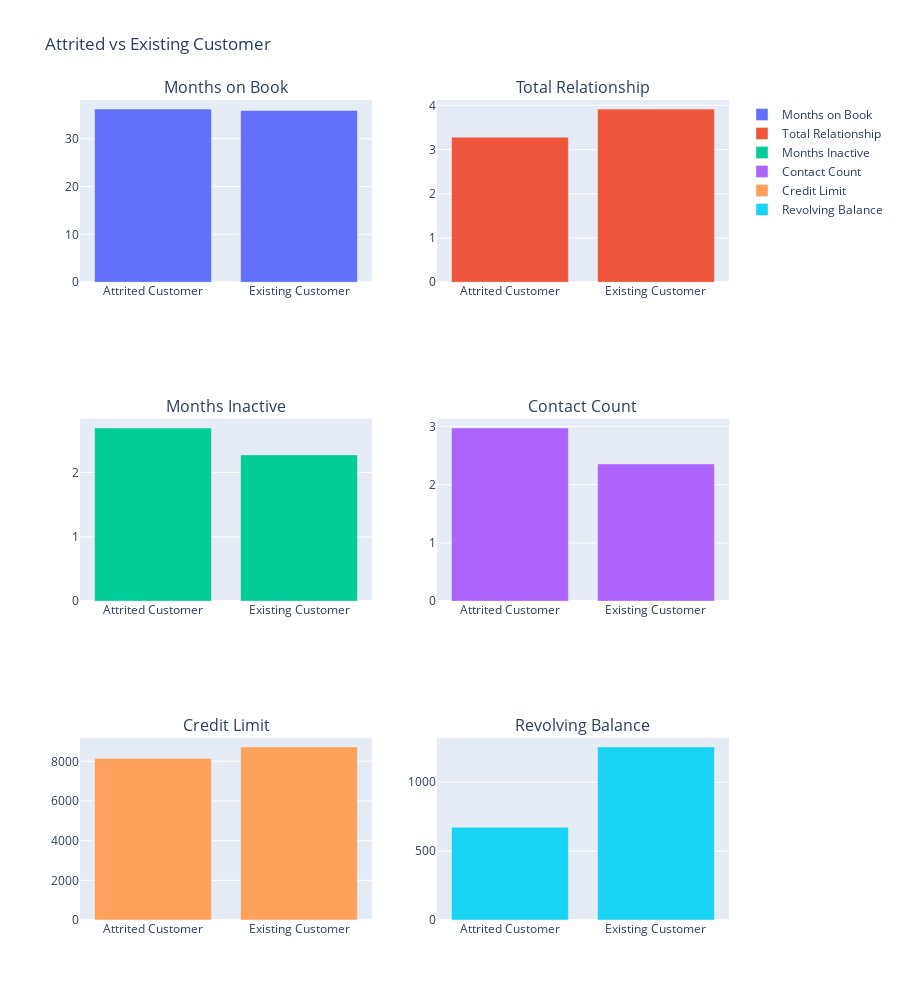

The notebook cell this image was saved under:
### Code cell
custom_aggregation = {}
custom_aggregation["Months_on_book"] = "mean"
custom_aggregation["Total_Relationship_Count"] = "mean"
custom_aggregation["Months_Inactive_12_mon"] = "mean"
custom_aggregation["Contacts_Count_12_mon"] = "mean"
custom_aggregation["Credit_Limit"] = "mean"
custom_aggregation["Total_Revolving_Bal"] = "mean"

data2 = df.groupby("Attrition_Flag").agg(custom_aggregation)
data2['Customer'] = data2.index

d1 = go.Bar(
    x = data2.Customer.value_counts().index.sort_values(),
    y = data2["Months_on_book"],
    name='Months on Book')

d2 = go.Bar(
    x = data2.Customer.value_counts().index.sort_values(),
    y = data2["Total_Relationship_Count"],
    name='Total Relationship')

d3 = go.Bar(
    x = data2.Customer.value_counts().index.sort_values(),
    y = data2["Months_Inactive_12_mon"],
    name='Months Inactive')

d4 = go.Bar(
    x = data2.Customer.value_counts().index.sort_values(),
    y = data2["Contacts_Count_12_mon"],
    name='Contact Count')

d5 = go.Bar(
    x = data2.Customer.value_counts().index.sort_values(),
    y = data2["Credit_Limit"],
    name='Credit Limit')

d6 = go.Bar(
    x = data2.Customer.value_counts().index.sort_values(),
    y = data2["Total_Revolving_Bal"],
    name='Revolving Balance')



data = [d1,d2,d3,d4,d5,d6]

fig = tools.make_subplots(rows=3, 
                          cols=2, 
                          #specs=[[{}, {}], [{'colspan': 1}, None]],
                          subplot_titles=('Months on Book',
                                         'Total Relationship',
                                         'Months Inactive',
                                         'Contact Count',
                                         'Credit Limit',
                                         'Revolving Balance'))

fig.append_trace(d1, 1, 1)
fig.append_trace(d2, 1, 2)
fig.append_trace(d3, 2, 1)
fig.append_trace(d4, 2, 2)
fig.append_trace(d5, 3, 1)
fig.append_trace(d6, 3, 2)

fig['layout'].update(height=1000, width=900, title='Attrited vs Existing Customer', boxmode='group')
py.iplot(fig, filename='combined-savings')

### Figure 1 — Plotly figure (JSON) as saved in the notebook; plotly's stock layout.template omitted (floating-point values rounded to 4 significant figures)
{"data": [{"name": "Months on Book", "type": "bar", "x": ["Attrited Customer", "Existing Customer"], "xaxis": "x", "y": [36.18, 35.88], "yaxis": "y"}, {"name": "Total Relationship", "type": "bar", "x": ["Attrited Customer", "Existing Customer"], "xaxis": "x2", "y": [3.28, 3.915], "yaxis": "y2"}, {"name": "Months Inactive", "type": "bar", "x": ["Attrited Customer", "Existing Customer"], "xaxis": "x3", "y": [2.693, 2.274], "yaxis": "y3"}, {"name": "Contact Count", "type": "bar", "x": ["Attrited Customer", "Existing Customer"], "xaxis": "x4", "y": [2.972, 2.356], "yaxis": "y4"}, {"name": "Credit Limit", "type": "bar", "x": ["Attrited Customer", "Existing Customer"], "xaxis": "x5", "y": [8136.0, 8727.0], "yaxis": "y5"}, {"name": "Revolving Balance", "type": "bar", "x": ["Attrited Customer", "Existing Customer"], "xaxis": "x6", "y": [672.8, 1257.0], "yaxis": "y6"}], "layout": {"annotations": [{"font": {"size": 16}, "showarrow": false, "text": "Months on Book", "x": 0.225, "xanchor": "center", "xref": "paper", "y": 1, "yanchor": "bottom", "yref": "paper"}, {"font": {"size": 16}, "showarrow": false, "text": "Total Relationship", "x": 0.775, "xanchor": "center", "xref": "paper", "y": 1, "yanchor": "bottom", "yref": "paper"}, {"font": {"size": 16}, "showarrow": false, "text": "Months Inactive", "x": 0.225, "xanchor": "center", "xref": "paper", "y": 0.6111, "yanchor": "bottom", "yref": "paper"}, {"font": {"size": 16}, "showarrow": false, "text": "Contact Count", "x": 0.775, "xanchor": "center", "xref": "paper", "y": 0.6111, "yanchor": "bottom", "yref": "paper"}, {"font": {"size": 16}, "showarrow": false, "text": "Credit Limit", "x": 0.225, "xanchor": "center", "xref": "paper", "y": 0.2222, "yanchor": "bottom", "yref": "paper"}, {"font": {"size": 16}, "showarrow": false, "text": "Revolving Balance", "x": 0.775, "xanchor": "center", "xref": "paper", "y": 0.2222, "yanchor": "bottom", "yref": "paper"}], "boxmode": "group", "height": 1000, "title": {"text": "Attrited vs Existing Customer"}, "width": 900, "xaxis": {"anchor": "y", "domain": [0, 0.45]}, "xaxis2": {"anchor": "y2", "domain": [0.55, 1]}, "xaxis3": {"anchor": "y3", "domain": [0, 0.45]}, "xaxis4": {"anchor": "y4", "domain": [0.55, 1]}, "xaxis5": {"anchor": "y5", "domain": [0, 0.45]}, "xaxis6": {"anchor": "y6", "domain": [0.55, 1]}, "yaxis": {"anchor": "x", "domain": [0.7778, 1]}, "yaxis2": {"anchor": "x2", "domain": [0.7778, 1]}, "yaxis3": {"anchor": "x3", "domain": [0.3889, 0.6111]}, "yaxis4": {"anchor": "x4", "domain": [0.3889, 0.6111]}, "yaxis5": {"anchor": "x5", "domain": [0, 0.2222]}, "yaxis6": {"anchor": "x6", "domain": [0, 0.2222]}}}
